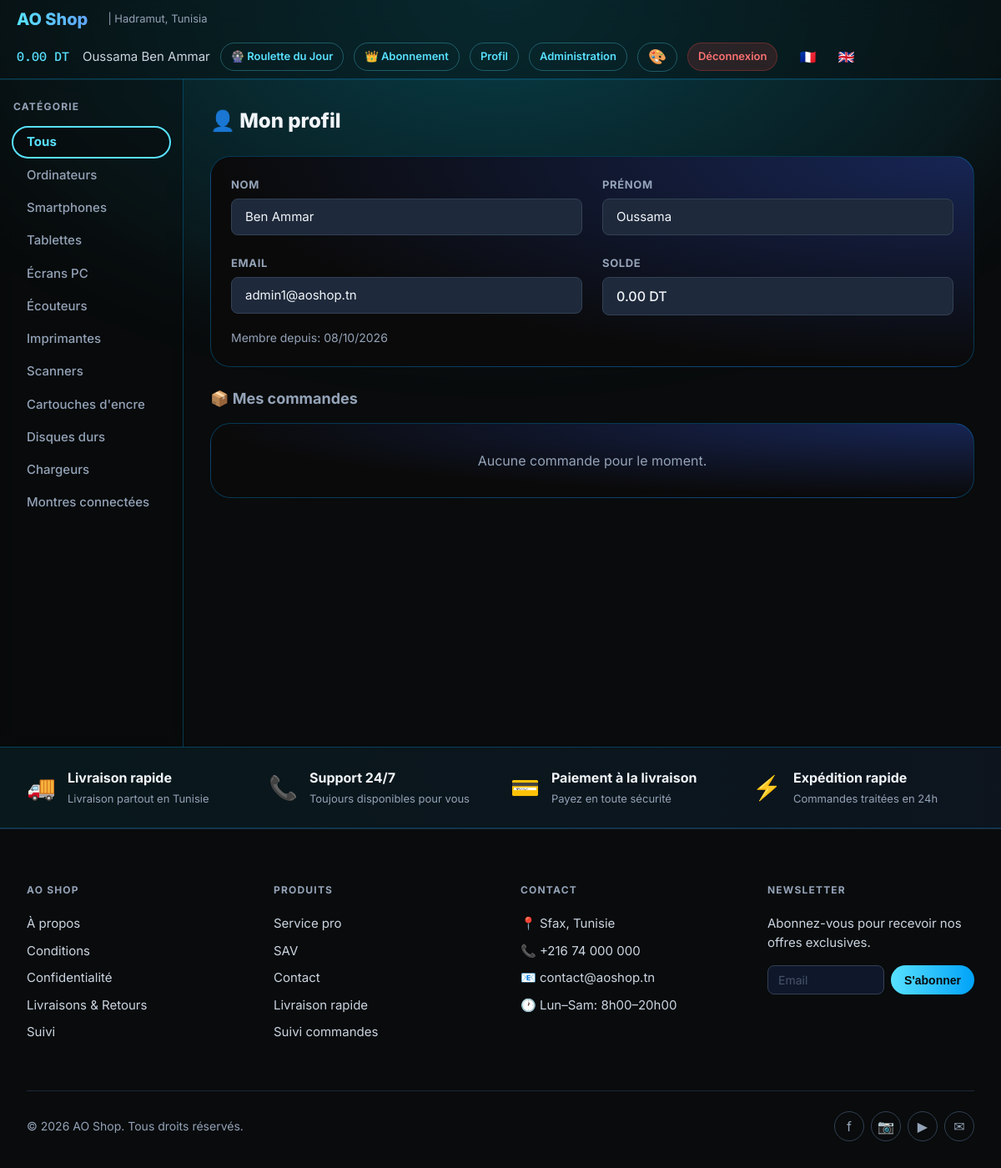
The page /client/profil.php (signed in) on the database its author committed.
### tables this page shows
CREATE TABLE categories (
    id_categorie INT AUTO_INCREMENT PRIMARY KEY,
    nom_categorie VARCHAR(100) UNIQUE NOT NULL,
    nom_categorie_en VARCHAR(100)
);

CREATE TABLE users (
    id_user INT AUTO_INCREMENT PRIMARY KEY,
    nom VARCHAR(100) NOT NULL,
    prenom VARCHAR(100) NOT NULL,
    email VARCHAR(150) UNIQUE NOT NULL,
    mot_de_passe VARCHAR(255) NOT NULL,
    role ENUM('client', 'admin') DEFAULT 'client',
    solde DECIMAL(10,2) DEFAULT 100000.00,
    date_inscription DATETIME DEFAULT CURRENT_TIMESTAMP,
    INDEX idx_role (role),
    INDEX idx_email (email)
);

### lang.php (called while the page is built, shortened)
<?php
$lang = $_SESSION['lang'];
function __t(string $key): string {
    global $translations, $lang;
    return $translations[$lang][$key] ?? $key;
}

### client/profil.php (the view, shortened to what this page needs)
<?php
require_once __DIR__ . '/../db.php';
require_once __DIR__ . '/../lang.php';
$userId = $_SESSION['id_user'];
$stmt = $pdo->prepare("SELECT * FROM users WHERE id_user = ?");
$stmt->execute([$userId]);
$user = $stmt->fetch();
$stmt = $pdo->prepare("
    SELECT c.*, p.designation, p.designation_en, p.photo
    FROM commandes c
    JOIN produits p ON c.reference_produit = p.reference
    WHERE c.id_user = ?
    ORDER BY c.date_commande DESC
    LIMIT 20
");
$stmt->execute([$userId]);
$orders = $stmt->fetchAll();
?>
<!DOCTYPE html>
<html lang="<?php echo $lang; ?>">
<head>
    <link rel="stylesheet" href="../assets/style.css">
</head>
<body>
    <div class="fancy-top-gradient"></div>
    <?php include __DIR__ . '/../includes/header.php'; ?>
    <div class="page-layout">
        <?php include __DIR__ . '/../includes/sidebar.php'; ?>
        <main class="main-content">
            <h1 style="font-size:1.5rem; font-weight:800; margin-bottom:1.5rem;">
                👤 <?php echo __t('my_profile'); ?>
            </h1>
            <div class="card" style="padding:1.5rem; margin-bottom:1.5rem;">
                <div style="display:grid; grid-template-columns:1fr 1fr; gap:1.5rem;">
                    <div>
                        <label class="form-label"><?php echo __t('last_name'); ?></label>
                        <div class="form-input" style="background:#1e293b;">
                            <?php echo htmlspecialchars($user['nom']); ?>
                        </div>
                    </div>
                    <div>
                        <label class="form-label"><?php echo __t('first_name'); ?></label>
                        <div class="form-input" style="background:#1e293b;">
                            <?php echo htmlspecialchars($user['prenom']); ?>
                        </div>
                    </div>
                    <div>
                        <label class="form-label"><?php echo __t('email'); ?></label>
                        <div class="form-input" style="background:#1e293b;">
                            <?php echo htmlspecialchars($user['email']); ?>
                        </div>
                    </div>
                    <div>
                        <label class="form-label"><?php echo __t('balance'); ?></label>
                        <div class="form-input price-tag" style="background:#1e293b; font-size:1rem;">
                            <?php echo number_format($user['solde'], 2); ?> DT
                        </div>
                    </div>
                </div>
                <div style="margin-top:1rem; color:var(--text-muted); font-size:0.875rem;">
                    <?php echo __t('member_since'); ?>:
                    <?php echo date('d/m/Y', strtotime($user['date_inscription'])); ?>
                </div>
            </div>
            <h2 style="font-size:1.125rem; font-weight:700; margin-bottom:1rem; color:var(--text-muted);">
                📦 <?php echo __t('my_orders'); ?>
            </h2>
            <?php if (empty($orders)): ?>
                <div class="card" style="padding:2rem; text-align:center; color:var(--text-muted);">
                    Aucune commande pour le moment.
                </div>
            <?php endif; ?>
        </main>
    </div>
    <?php include __DIR__ . '/../includes/footer.php'; ?>
</body>
</html>

### includes/sidebar.php
<?php
$stmt = $pdo->query("SELECT * FROM categories ORDER BY id_categorie");
$allCategories = $stmt->fetchAll();
$activeCategory = isset($_GET['cat']) ? intval($_GET['cat']) : 0;
function buildCatUrl($catId) {
    $params = $_GET;
    if ($catId === 0) {
        unset($params['cat']);
    } else {
        $params['cat'] = $catId;
    }
    return '?' . http_build_query($params);
}
?>
<aside class="sidebar">
    <div style="font-size:0.75rem; font-weight:700; text-transform:uppercase; letter-spacing:0.1em;
                color:var(--text-muted); margin-bottom:1rem;">
        <?php echo __t('category'); ?>
    </div>
    <a href="<?php echo buildCatUrl(0); ?>" class="category-item <?php echo $activeCategory === 0 ? 'active' : ''; ?>">
        <?php echo __t('all'); ?>
    </a>
    <?php foreach ($allCategories as $cat):
        $catName = $lang === 'en' && !empty($cat['nom_categorie_en']) ? $cat['nom_categorie_en'] : $cat['nom_categorie'];
    ?>
        <a href="<?php echo buildCatUrl($cat['id_categorie']); ?>"
           class="category-item <?php echo $activeCategory === $cat['id_categorie'] ? 'active' : ''; ?>">
            <?php echo htmlspecialchars($catName); ?>
        </a>
    <?php endforeach; ?>
</aside>

### assets/style.css (style rules this page uses)
:root { --bg-base: #090b0c; --bg-card: #1e293b; --bg-card-hover: #1e3a8a; --primary: #58E1FF; --secondary: #00a2f8; --text-main: #f1f5f9; --text-muted: #94a3b8; --text-dim: #cbd5e1; --border-glow: color-mix(in srgb, var(--primary) 10%, transparent); --shadow-glow: color-mix(in srgb, var(--primary) 80%, transparent); --danger: #ef4444; --success: #22c55e; --bg-dark: #0f172a; --border-subtle: #334155; }
* { box-sizing: border-box; margin: 0; padding: 0; }
body { background-color: var(--bg-base); color: var(--text-main); font-family: 'Inter', ui-sans-serif, system-ui, sans-serif; min-height: 100vh; line-height: 1.5; }
* { scrollbar-width: thin; scrollbar-color: var(--border-subtle) transparent; }
a { color: inherit; text-decoration: none; transition: color 0.15s; }
.price-tag { font-family: 'IBM Plex Mono', monospace; font-weight: 500; color: var(--primary); font-size: 1.125rem; }
.page-layout { display: flex; min-height: 100vh; }
.main-content { flex: 1; padding: 2rem; overflow-x: hidden; }
.card { position: relative; border-radius: 1.5rem; background: radial-gradient(100% 100% at 100% 0%, #172554, #0a0a0a); border: 1px solid color-mix(in srgb, var(--secondary) 30%, transparent); overflow: hidden; contain: paint style layout; transition: background 0.3s ease, transform 0.2s ease; z-index: 2; }
.card::before { content: ""; position: absolute; inset: 0; z-index: 20; border-radius: inherit; opacity: 0%; pointer-events: none; background: radial-gradient(ellipse at var(--mouse-x, 50%) var(--mouse-y, 50%), rgb(6 182 212 / 100%), rgb(29 78 216 / 40%) 25%, rgb(30 58 138 / 15%) 50%); mix-blend-mode: hard-light; transition: opacity 0.82s; }
.sidebar { background-color: color-mix(in srgb, var(--bg-base) 40%, transparent); border-right: 1px solid color-mix(in srgb, var(--secondary) 30%, transparent); backdrop-filter: blur(8px); padding: 1.5rem 1rem; width: 220px; min-height: 100vh; flex-shrink: 0; }
.fancy-top-gradient { position: fixed; top: 0; left: 0; right: 0; height: 600px; z-index: -10; pointer-events: none; background: radial-gradient(70% 500px at 50% 0%, rgb(6 182 212 / 30%), transparent); mask-image: radial-gradient(70% 500px at 50% 0%, white 70%, transparent); -webkit-mask-image: radial-gradient(70% 500px at 50% 0%, white 70%, transparent); }
.form-label { display: block; font-size: 0.8125rem; font-weight: 700; color: var(--text-muted); margin-bottom: 0.375rem; text-transform: uppercase; letter-spacing: 0.05em; }
.form-input { width: 100%; background: var(--bg-dark); border: 1px solid var(--border-subtle); border-radius: 0.5rem; padding: 0.625rem 1rem; color: var(--text-main); font-size: 0.9375rem; font-family: inherit; transition: border-color 0.15s, box-shadow 0.15s; outline: none; box-sizing: border-box; }
.form-input::placeholder { color: #475569; }
.category-item { border-radius: 9999px; padding: 0.4rem 1rem; font-weight: 500; font-size: 0.9375rem; color: var(--text-muted); transition: all 0.15s; cursor: pointer; display: flex; align-items: center; gap: 0.5rem; text-decoration: none; margin-bottom: 0.25rem; }
.category-item.active { background: color-mix(in srgb, var(--bg-base) 50%, transparent); outline: 2px solid var(--primary); color: var(--primary); font-weight: 700; }

### rows shown on the page
categories: nom_categorie "Ordinateurs"
categories: nom_categorie "Smartphones"
categories: nom_categorie "Tablettes"
categories: nom_categorie "Écrans PC"
categories: nom_categorie "Écouteurs"
categories: nom_categorie "Imprimantes"
categories: nom_categorie "Scanners"
categories: nom_categorie "Cartouches d'encre"
categories: nom_categorie "Disques durs"
categories: nom_categorie "Chargeurs"
categories: nom_categorie "Montres connectées"
users: nom "Ben Ammar", prenom "Oussama", email "admin1@aoshop.tn", solde "0.00", date_inscription "08/10/2026"

### other values the page prints
$_SESSION['solde'] "0.00"
__t('daily_roulette') "Roulette du Jour"
__t('subscription') "Abonnement"
__t('profile') "Profil"
__t('admin_panel') "Administration"
__t('logout') "Déconnexion"
__t('category') "CATÉGORIE"
__t('all') "Tous"
__t('my_profile') "Mon profil"
__t('last_name') "NOM"
__t('first_name') "PRÉNOM"
__t('email') "EMAIL"
__t('balance') "SOLDE"
__t('member_since') "Membre depuis"
__t('my_orders') "Mes commandes"
